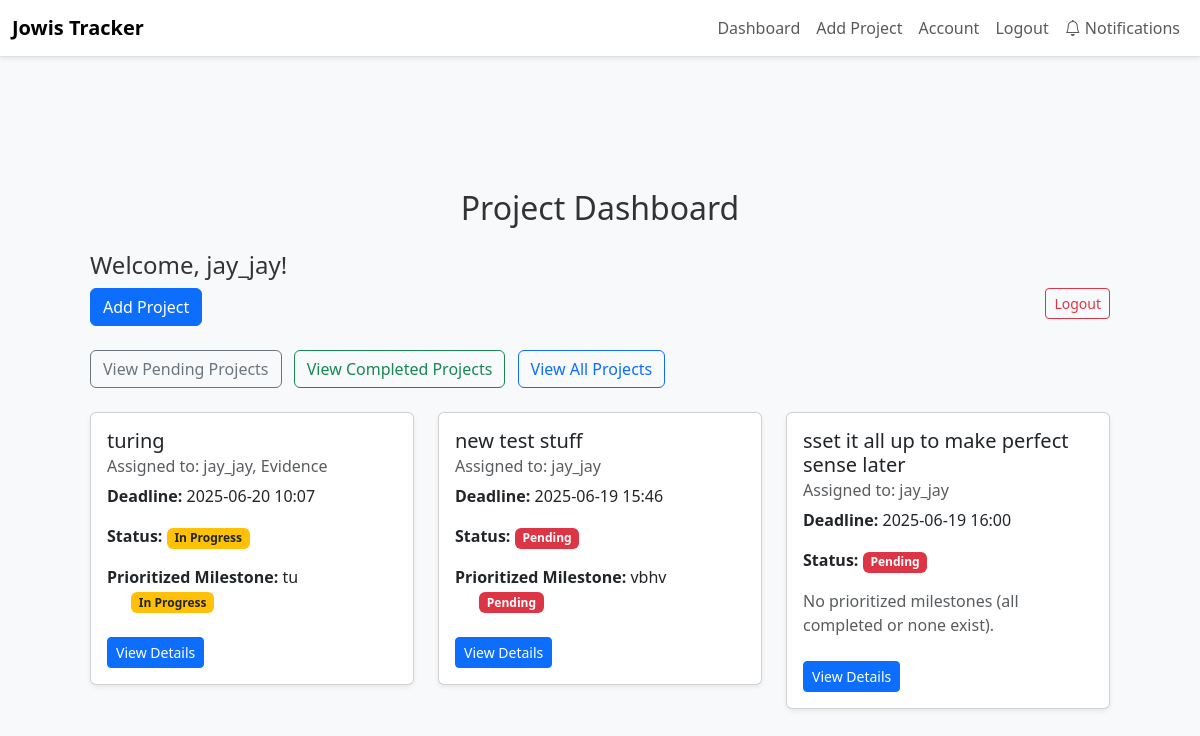
Page /dashboard (signed in) on the earlier database version.
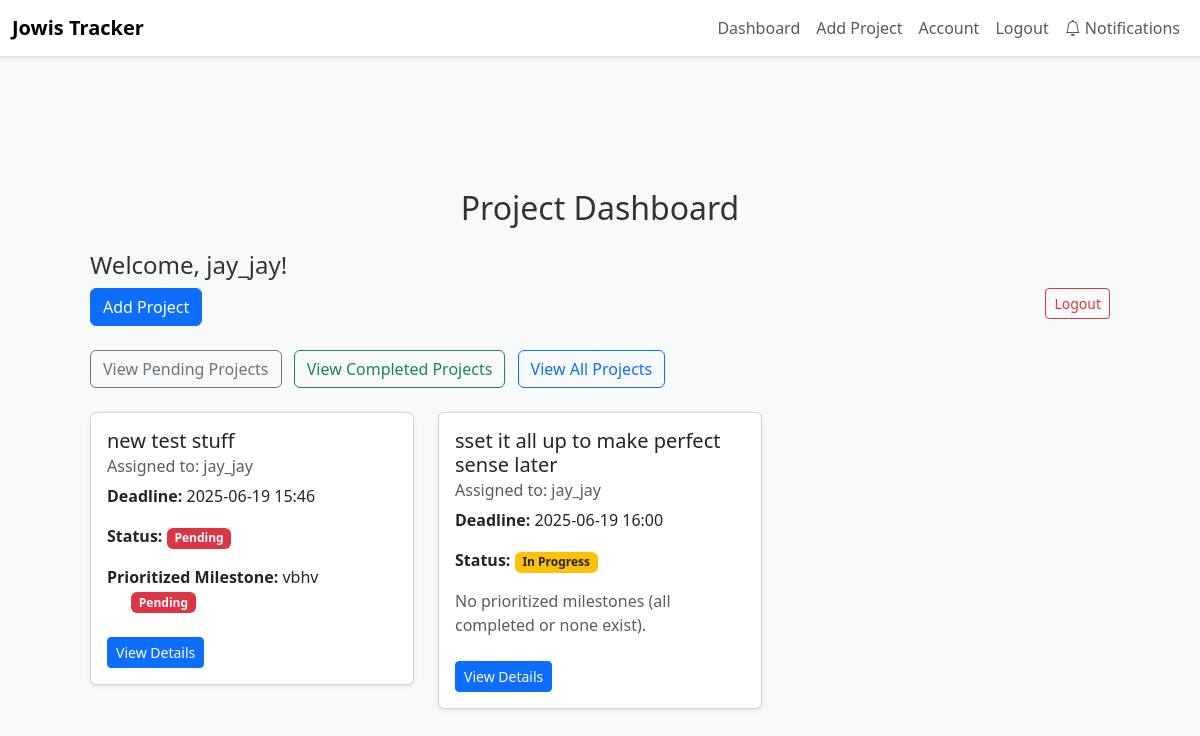
Same page on the later database version.
### app/dbmodels.py (models this page shows, shortened)
class Project(db.Model):
    id = db.Column(db.Integer, primary_key=True)
    title = db.Column(db.String(150), nullable=False)
    description = db.Column(db.Text, nullable=False)
    tasks = db.relationship("Task", backref="project", cascade="all, delete-orphan", passive_deletes=True)
    milestones = db.relationship("Milestone", backref="project", cascade="all, delete-orphan", passive_deletes=True)
    deadline = db.Column(db.DateTime, nullable=False, default = datetime.now(timezone.utc)) # default to current time in UTC
    status = db.Column(db.String(20), nullable=False, default="Pending")
    comment = db.Column(db.Text, nullable=True)
    users = db.relationship(
        'User',
        secondary=project_users,
        back_populates='projects'
    )

class User(db.Model, UserMixin):
    id = db.Column(db.Integer, primary_key=True)
    username = db.Column(db.String(150), unique=True, nullable=False)
    email = db.Column(db.String(150), unique=True, nullable=False)
    password_hash = db.Column(db.String(150), nullable=False)
    tasks = db.relationship("Task", backref="assigned_to", cascade='all, delete-orphan',passive_deletes=True)
    role = db.Column(db.String(50), nullable=False, default="employee") # or admin
    projects = db.relationship(
        'Project',
        secondary=project_users,
        back_populates='users'
    )
    reset_code = db.Column(db.String(8), nullable=True)
    reset_code_expiry = db.Column(db.DateTime, nullable=True)

class Milestone(db.Model):
    id = db.Column(db.Integer, primary_key=True)
    name = db.Column(db.String(140), nullable=False)
    deadline = db.Column(db.DateTime, nullable=False)
    project_id = db.Column(db.Integer, db.ForeignKey("project.id", ondelete="CASCADE"), nullable=False) # ondelete="CASCADE" ensures that if a project is deleted, its milestones are also deleted
    tasks = db.relationship("Task", backref="milestone", lazy="dynamic")
    status = db.Column(db.String(20), nullable=False, default="Pending")

### app/routes.py (the view)
@main.route("/dashboard")
@login_required
def dashboard():
    show_completed = request.args.get('show_completed')
    show_all = request.args.get('show_all')
    show_pending = request.args.get('show_pending')
    if show_all:
        if current_user.role == "admin":
            projects = Project.query.all()
        else:
            projects = current_user.projects
    elif show_completed:
        if current_user.role == "admin":
            projects = Project.query.filter_by(status='Completed').all()
        else:
            projects = [p for p in current_user.projects if p.status == 'Completed']
    elif show_pending:
        if current_user.role == "admin":
            projects = Project.query.filter(Project.status != 'Completed').all()
        else:
            projects = [p for p in current_user.projects if p.status != 'Completed']
    else:
        if current_user.role == "admin":
            projects = Project.query.filter(Project.status != 'Completed').all()
        else:
            projects = [p for p in current_user.projects if p.status != 'Completed']
    pending_invites = ProjectInvite.query.filter_by(email=current_user.email, accepted=False).all()
    return render_template("dashboard.html", projects=projects, pending_invites=pending_invites)

### app/__init__.py (called while the page is built)
def create_app():
    app= Flask(__name__)
    app.config.from_object("config.Config") # load app config from config.py
    db.init_app(app)
    migrate.init_app(app, db)
    login_manager.init_app(app)
    mail.init_app(app)
    scheduler.init_app(app)
    scheduler.start()
    from . import jobs  # <-- Import jobs to register them
    from .admin import init_admin
    init_admin(app)
    login_manager.login_view = "main.login"
    login_manager.login_message_category ="info"
    from .dbmodels import User
    @login_manager.user_loader
    def load_user(user_id):
        return User.query.get(int(user_id))
    from .routes import main
    app.register_blueprint(main)
    return app

### app/templates/dashboard.html (shortened to what this page needs)
{% extends "base.html" %}
{% block content %}
<div class="container mt-4">
  <h2 class="mb-4">Project Dashboard</h2>
  <h4>Welcome, {{ current_user.username }}!</h4><a href="{{ url_for('main.logout') }}" class="btn btn-outline-danger btn-sm float-end mb-3">Logout</a>
  <a href="{{ url_for('main.add_project') }}" class="btn btn-primary mb-4">Add Project</a>
  <div class="mb-4">
    <a href="{{ url_for('main.dashboard', show_pending=1) }}" class="btn btn-outline-secondary">View Pending Projects</a>
    <a href="{{ url_for('main.dashboard', show_completed=1) }}" class="btn btn-outline-success ms-2">View Completed Projects</a>
    <a href="{{ url_for('main.dashboard', show_all=1) }}" class="btn btn-outline-primary ms-2">View All Projects</a>
  </div>
  <div class="row">
    {% for project in projects %}
    <div class="col-md-4">
      <div class="card mb-4 shadow-sm">
        <div class="card-body">
          <h5 class="card-title">{{ project.title }}</h5>
          <h6 class="card-subtitle mb-2 text-muted">
            Assigned to:
            {% for user in project.users %}
              {{ user.username }}{% if not loop.last %}, {% endif %}
            {% endfor %}
          </h6>
          <p><strong>Deadline:</strong> {{ project.deadline.strftime('%Y-%m-%d %H:%M') if project.deadline else 'N/A' }}</p>
          <p><strong>Status:</strong>
            {% if project.status == 'Completed' %}
              <span class="badge bg-success">Completed</span>
            {% elif project.status == 'Pending' %}
              <span class="badge bg-danger">Pending</span>
            {% elif project.status == 'In Progress' %}
              <span class="badge bg-warning text-dark">In Progress</span>
            {% else %}
              <span class="badge bg-secondary">Unknown</span>
            {% endif %}
          </p>
          {% set incomplete_milestones = project.milestones | selectattr('status', 'ne', 'Completed') | sort(attribute='deadline') | list %}
          {% if incomplete_milestones %}
            {% set urgent = incomplete_milestones[0] %}
            <p>
              <strong>Prioritized Milestone:</strong> {{ urgent.name }}
              {% if urgent.status == 'Pending' %}
                <span class="badge bg-danger ms-4">Pending</span>
              {% elif urgent.status == 'In Progress' %}
                <span class="badge bg-warning text-dark ms-4">In Progress</span>
              {% else %}
                <span class="badge bg-secondary ms-4">Unknown</span>
              {% endif %}
            </p>
          {% else %}
            <p class="text-muted">No prioritized milestones (all completed or none exist).</p>
          {% endif %}
          <a href="{{ url_for('main.project_detail', project_id=project.id) }}" class="btn btn-primary btn-sm mt-2">View Details</a>
        </div>
      </div>
    </div>
  {% endfor %}
</div>
{% endblock %}

Differences in the rows shown:
no longer on this page (row edited): Project: title "turing", deadline "2025-06-20 10:07", status "In Progress", User (username "jay_jay")
no longer on this page (row unchanged): User: username "Evidence", shown under "turing"
no longer on this page (row unchanged): Milestone: name "tu"
changed Project "sset it all up to make perfect sense later": status "Pending" → "In Progress"
